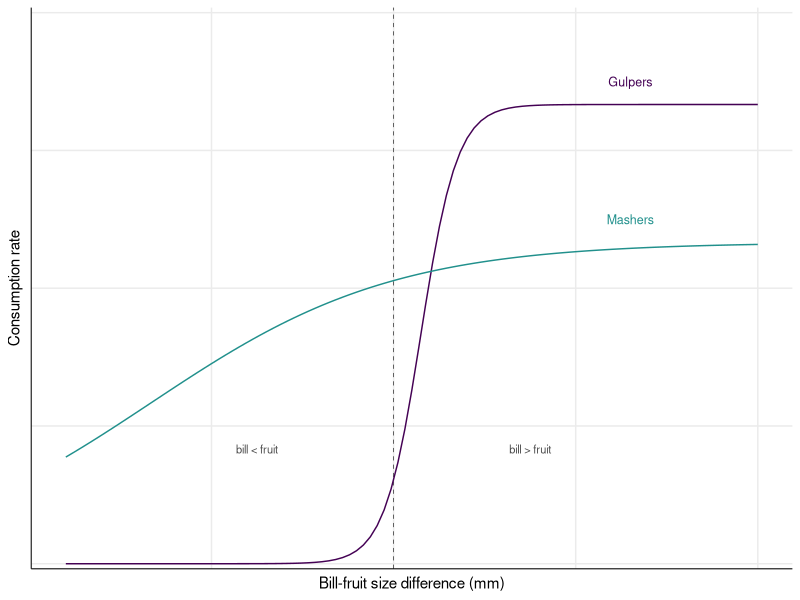
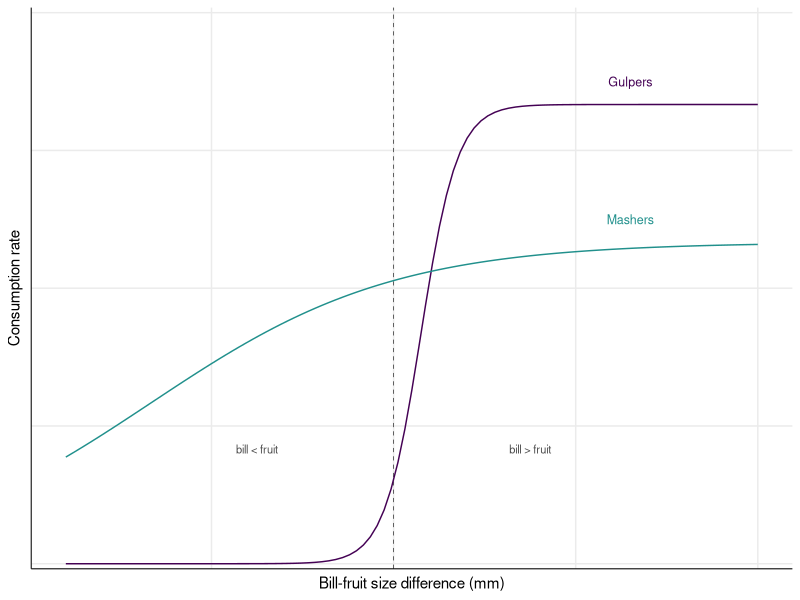

These figures' R source, in order:
library(tidyverse)
library(viridis)
theme_set(theme_classic())

nice_theme <- function() {
  theme(
    panel.border = element_blank(),
    panel.grid.minor = element_blank(),
    panel.grid.major =  element_line(),

    axis.line = element_line(linewidth = 0.35),

    axis.text = element_text(size = 9),
    axis.title = element_text(size = 11),

    strip.text = element_text(size = 11),
    strip.background = element_rect(fill = "white", color = "white")
  )
}

dtext <- data.frame(
  x = c(1.3, 1.3),
  y = c(1.05, 0.75),
  name = c("Gulpers", "Mashers")
)

dtext2 <- data.frame(
  x = c(0.75, -0.75),
  y = c(0.25, 0.25),
  name = c("bill > fruit", "bill < fruit")
)

ggplot() +
  geom_vline(xintercept = 0, linewidth = 0.2, linetype = "dashed") +
  geom_function(fun = function(x) plogis(-1.5 + 10 * x), xlim = c(-1.8, 2),
                color = viridis(1)) +
  geom_function(fun = function(x) plogis(2 + 1.5 * x) * 0.7, xlim = c(-1.8, 2),
                color = viridis(1, begin = 0.5)) +
  geom_text(data = dtext, mapping = aes(x, y, label = name, color = name),
            size = 9 /.pt) +
  scale_color_viridis(discrete = TRUE, end = 0.5) +
  geom_text(data = dtext2, mapping = aes(x, y, label = name), alpha = 0.7,
            size = 8 /.pt) +
  scale_y_continuous(limits = c(0, 1.2), expand = c(0.005, 0.005)) +
  nice_theme() +
  theme(legend.position = "none",
        axis.text = element_blank(),
        axis.ticks = element_blank()) +
  ylab("Consumption rate") +
  xlab("Bill-fruit size difference (mm)")

ggsave("figures/consumption_expected.tiff",
       width = 945, height = round(945 * 0.85), units = "px",
       dpi = 300)

# Width: 945 (single column), 1476 (1.5 column) or 1961 (double column) pixels
# (at 300 dpi). Resolution: 300-600 dpi.
# Size: <50 MB (for exceptions on file size, see below).